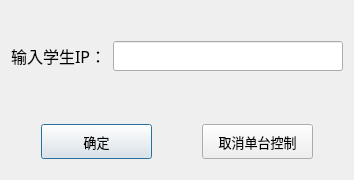
<?xml version="1.0" encoding="UTF-8"?>
<ui version="4.0">
 <class>SignalControl</class>
 <widget class="QDialog" name="SignalControl">
  <property name="geometry">
   <rect>
    <x>0</x>
    <y>0</y>
    <width>354</width>
    <height>180</height>
   </rect>
  </property>
  <property name="windowTitle">
   <string>Dialog</string>
  </property>
  <layout class="QVBoxLayout" name="verticalLayout">
   <item>
    <layout class="QHBoxLayout" name="horizontalLayout">
     <property name="topMargin">
      <number>30</number>
     </property>
     <property name="bottomMargin">
      <number>10</number>
     </property>
     <item>
      <widget class="QLabel" name="label">
       <property name="font">
        <font>
         <family>微软雅黑</family>
         <pointsize>12</pointsize>
        </font>
       </property>
       <property name="text">
        <string>输入学生IP：</string>
       </property>
      </widget>
     </item>
     <item>
      <widget class="QLineEdit" name="lineEdit">
       <property name="minimumSize">
        <size>
         <width>0</width>
         <height>30</height>
        </size>
       </property>
      </widget>
     </item>
    </layout>
   </item>
   <item>
    <spacer name="verticalSpacer">
     <property name="orientation">
      <enum>Qt::Vertical</enum>
     </property>
     <property name="sizeHint" stdset="0">
      <size>
       <width>20</width>
       <height>31</height>
      </size>
     </property>
    </spacer>
   </item>
   <item>
    <layout class="QHBoxLayout" name="horizontalLayout_2">
     <property name="spacing">
      <number>50</number>
     </property>
     <property name="leftMargin">
      <number>30</number>
     </property>
     <property name="rightMargin">
      <number>30</number>
     </property>
     <property name="bottomMargin">
      <number>10</number>
     </property>
     <item>
      <widget class="QPushButton" name="pushButton">
       <property name="minimumSize">
        <size>
         <width>0</width>
         <height>35</height>
        </size>
       </property>
       <property name="font">
        <font>
         <family>微软雅黑</family>
         <pointsize>10</pointsize>
        </font>
       </property>
       <property name="text">
        <string>确定</string>
       </property>
      </widget>
     </item>
     <item>
      <widget class="QPushButton" name="pushButton_2">
       <property name="minimumSize">
        <size>
         <width>0</width>
         <height>35</height>
        </size>
       </property>
       <property name="font">
        <font>
         <family>微软雅黑</family>
         <pointsize>10</pointsize>
        </font>
       </property>
       <property name="text">
        <string>取消单台控制</string>
       </property>
      </widget>
     </item>
    </layout>
   </item>
  </layout>
 </widget>
 <resources/>
 <connections/>
</ui>
